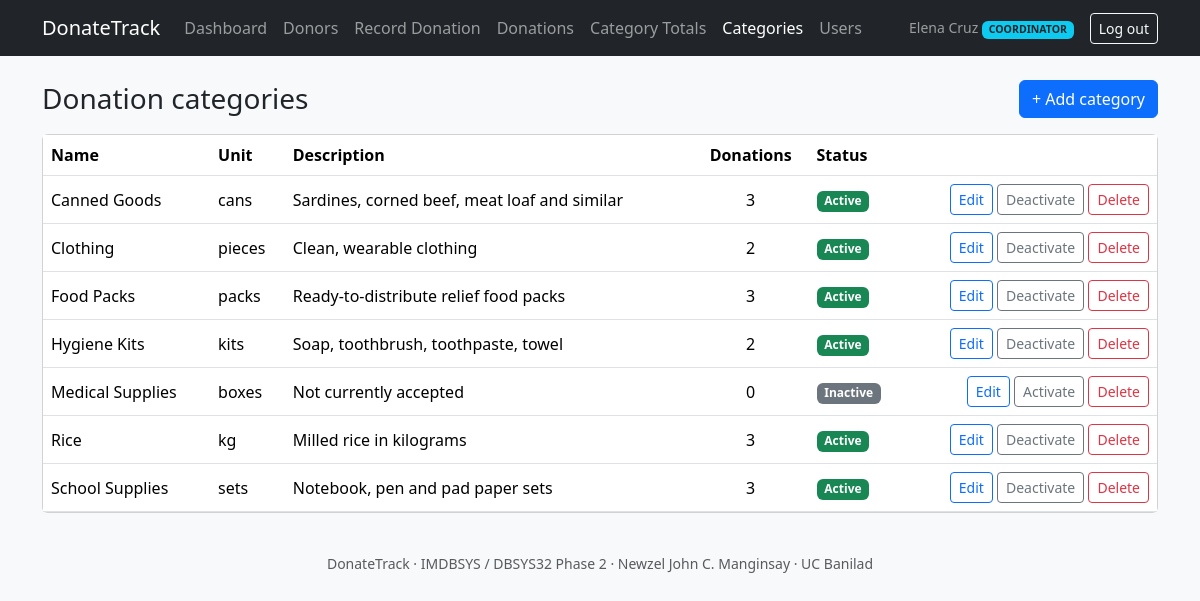
The app's page /categories.php (signed in) with its own data.
### tables this page shows
CREATE TABLE users (
  user_id        INT UNSIGNED NOT NULL AUTO_INCREMENT,
  username       VARCHAR(50)  NOT NULL,
  password_hash  VARCHAR(255) NOT NULL,
  full_name      VARCHAR(100) NOT NULL,
  role           ENUM('COORDINATOR','VOLUNTEER','DONOR') NOT NULL,
  is_active      TINYINT(1)   NOT NULL DEFAULT 1,
  created_at     TIMESTAMP    NOT NULL DEFAULT CURRENT_TIMESTAMP,
  PRIMARY KEY (user_id),
  UNIQUE KEY uq_users_username (username),
  CONSTRAINT chk_users_active CHECK (is_active IN (0,1))
);

CREATE TABLE donation_categories (
  category_id    INT UNSIGNED NOT NULL AUTO_INCREMENT,
  category_name  VARCHAR(80)  NOT NULL,
  unit           VARCHAR(20)  NOT NULL,
  description    VARCHAR(255) NULL,
  is_active      TINYINT(1)   NOT NULL DEFAULT 1,
  PRIMARY KEY (category_id),
  UNIQUE KEY uq_categories_name (category_name),
  CONSTRAINT chk_categories_active CHECK (is_active IN (0,1))
);

### includes/auth.php (called while the page is built, shortened)
<?php
require_once __DIR__ . '/db.php';
require_once __DIR__ . '/helpers.php';
function current_user(): ?array { return $_SESSION['user'] ?? null; }
function home_for(string $role): string {
    return $role === 'DONOR' ? 'my_donations.php' : 'dashboard.php';
}
function require_role(array $roles = []): array {
    $u = current_user();
    $fresh = q_one('SELECT full_name, role, is_active FROM users WHERE user_id = ?', 'i', [$u['user_id']]);
    $u = $_SESSION['user'];
    return $u;
}

### includes/db.php (called while the page is built, shortened)
<?php
function cfg(string $key) {
    static $c = null;
    if ($c === null) { $c = require __DIR__ . '/../config/config.php'; }
    return $c[$key];
}
function db(): mysqli {
    static $conn = null;
    if ($conn === null) {
        try {
            $conn = new mysqli(cfg('db_host'), cfg('db_user'), cfg('db_pass'), cfg('db_name'), cfg('db_port'));
            $conn->set_charset('utf8mb4');
        } catch (mysqli_sql_exception $e) {
            error_log('DB connect failed: ' . $e->getMessage());
            http_response_code(500);
            exit('The database is unavailable. Please check config/config.php and that MySQL is running.');
        }
    }
    return $conn;
}
function q_all(string $sql, string $types = '', array $params = []): array {
    $st = db()->prepare($sql);
    if ($types !== '') { $st->bind_param($types, ...$params); }
    $st->execute();
    $rows = $st->get_result()->fetch_all(MYSQLI_ASSOC);
    return $rows;
}
function q_one(string $sql, string $types = '', array $params = []): ?array {
    $rows = q_all($sql, $types, $params);
    return $rows[0] ?? null;
}

### includes/helpers.php (called while the page is built, shortened)
<?php
function e($v): string { return htmlspecialchars((string)$v, ENT_QUOTES, 'UTF-8'); }

### categories.php (the view, shortened to what this page needs)
<?php
require_once __DIR__ . '/includes/auth.php';
$u = require_role(['COORDINATOR']);
$rows = q_all('SELECT c.category_id, c.category_name, c.unit, c.description, c.is_active, COUNT(d.donation_id) AS donation_count
               FROM donation_categories c LEFT JOIN donations d ON d.category_id = c.category_id
               GROUP BY c.category_id, c.category_name, c.unit, c.description, c.is_active ORDER BY c.category_name');
include __DIR__ . '/includes/header.php';
?>
<div class="d-flex justify-content-between align-items-center mb-3"><h1 class="h3 mb-0">Donation categories</h1><a class="btn btn-primary" href="category_form.php">+ Add category</a></div>
<div class="card"><div class="table-responsive"><table class="table table-hover align-middle mb-0">
  <thead><tr><th>Name</th><th>Unit</th><th>Description</th><th class="text-center">Donations</th><th>Status</th><th></th></tr></thead><tbody>
  <?php foreach ($rows as $r): ?>
    <tr><td><?= e($r['category_name']) ?></td><td><?= e($r['unit']) ?></td><td><?= e($r['description']) ?></td><td class="text-center"><?= (int)$r['donation_count'] ?></td>
      <td><?= (int)$r['is_active'] ? '<span class="badge bg-success">Active</span>' : '<span class="badge bg-secondary">Inactive</span>' ?></td>
      <td class="text-nowrap text-end"><a class="btn btn-sm btn-outline-primary" href="category_form.php?id=<?= (int)$r['category_id'] ?>">Edit</a>
        <form method="post" class="d-inline"><button class="btn btn-sm btn-outline-secondary"><?= (int)$r['is_active'] ? 'Deactivate' : 'Activate' ?></button></form>
        <form method="post" class="d-inline" onsubmit="return confirm('Delete this category?');"><button class="btn btn-sm btn-outline-danger">Delete</button></form></td></tr>
  <?php endforeach; ?></tbody></table></div></div>
<?php include __DIR__ . '/includes/footer.php'; ?>

### includes/header.php (shortened to what this page needs)
<?php
$u = current_user();
$self = basename($_SERVER['SCRIPT_NAME']);
function nav_item(string $file, string $label, string $self, array $also = []): string {
    $active = ($self === $file || in_array($self, $also, true)) ? ' active' : '';
    return '<li class="nav-item"><a class="nav-link' . $active . '" href="' . e($file) . '">' . e($label) . '</a></li>';
}
?><!DOCTYPE html>
<html lang="en">
<head>
<link href="assets/vendor/bootstrap.min.css" rel="stylesheet">
<link href="assets/style.css" rel="stylesheet">
</head>
<body class="bg-light">
<nav class="navbar navbar-expand-lg navbar-dark bg-dark">
  <div class="container">
    <a class="navbar-brand" href="<?= $u ? e(home_for($u['role'])) : 'login.php' ?>">DonateTrack</a>
    <?php if ($u): ?>
    <div class="collapse navbar-collapse" id="nav">
      <ul class="navbar-nav me-auto">
        <?php if ($u['role'] === 'DONOR'): ?>
          <?= nav_item('my_donations.php', 'My Donations', $self) ?>
        <?php else: ?>
          <?= nav_item('dashboard.php', 'Dashboard', $self) ?>
          <?= nav_item('donors.php', 'Donors', $self, ['donor_form.php']) ?>
          <?= nav_item('donation_form.php', 'Record Donation', $self) ?>
          <?= nav_item('donations.php', 'Donations', $self, ['donation_view.php']) ?>
          <?php if ($u['role'] === 'COORDINATOR'): ?>
            <?= nav_item('report_totals.php', 'Category Totals', $self) ?>
            <?= nav_item('categories.php', 'Categories', $self, ['category_form.php']) ?>
            <?= nav_item('users.php', 'Users', $self, ['user_form.php']) ?>
          <?php endif; ?>
        <?php endif; ?>
      </ul>
      <span class="navbar-text me-3 small"><?= e($u['full_name']) ?> <span class="badge bg-info text-dark"><?= e($u['role']) ?></span></span>
      <a class="btn btn-outline-light btn-sm" href="logout.php">Log out</a>
    </div>
    <?php endif; ?>
  </div>
</nav>
<main class="container py-4">

### assets/style.css (style rules this page uses)
.table thead th { white-space: nowrap; }

### records on screen
users: full_name "Elena Cruz", role "COORDINATOR"
donation_categories: category_name "Canned Goods", unit "cans", description "Sardines, corned beef, meat loaf and similar", donation_count "3", is_active "Active"
donation_categories: category_name "Clothing", unit "pieces", description "Clean, wearable clothing", donation_count "2", is_active "Active"
donation_categories: category_name "Food Packs", unit "packs", description "Ready-to-distribute relief food packs", donation_count "3", is_active "Active"
donation_categories: category_name "Hygiene Kits", unit "kits", description "Soap, toothbrush, toothpaste, towel", donation_count "2", is_active "Active"
donation_categories: category_name "Medical Supplies", unit "boxes", description "Not currently accepted", donation_count "0", is_active "Inactive"
donation_categories: category_name "Rice", unit "kg", description "Milled rice in kilograms", donation_count "3", is_active "Active"
donation_categories: category_name "School Supplies", unit "sets", description "Notebook, pen and pad paper sets", donation_count "3", is_active "Active"

### other values on screen
$label "Dashboard Donors Record Donation Donations Category Totals Categories Users"
